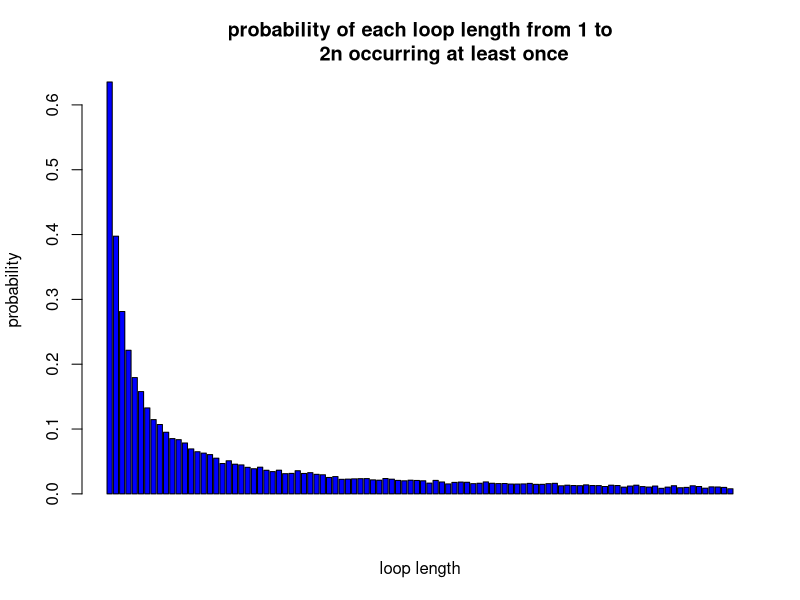

Generate this figure with R:





# Question 1

Pone <- function(n,k,strategy, nreps){ #A function to calculate the probability that one prisoner finds his number 
  #given n- number of tries(max number of boxes he can open), k-prisoner's number, the strategy and number of iterations
  N <- 2*n 
  results = rep(0,nreps)  #initialise vector of results
  if(strategy != 3){  #for strategies except strategy 3 (that is, 1 and 2)
    for(i in 1:nreps) {  #loop over nreps
      boxes = sample(1:N,N) #sample boxes
     #we have 2*n prisoners
      foundIt = 0 #initialise number of prisoners who found their numbers
      #loop over prisoners
        tries = 1
        if(strategy == 1){  #consider a strategy 1
          path = c(k) #keep track of the path of a prisoner
          inBox = boxes[k] # prisoner opens a box with his number
        }else if(strategy == 2){ #consider a strategy 2
          path = c(sample(1:N,1)) #sample random box  
          inBox = boxes[path]  #firstly prisoner opens a random box
        }
        while(tries <= n) { #prisoners can open at most n boxes
          path = c(path, inBox) 		#keep track of a path	 			
          if(inBox == k) { 	#check if the number inside of the box coincides with the prisoner's number		
            foundIt = foundIt + 1   #if yes then update foundIt
            break; 			} 
          else { 					
            inBox = boxes[inBox] 			} #if no, then follow this number in the next box
          tries = tries+1 		} 		 		#update number of tries
      
      results[i] = foundIt  #how many prisoners found their numbers
    }
  }else{ #strategy3
    for(i in 1:nreps) {
      inboxes <- sample(1:N,N)[1:n]
      results[i] <- match(k,inboxes)
      results <- length(results[which(is.na(results)== FALSE)])
    }       
  }
  
  prob = sum(results)/(nreps)
  
  return(prob)
}


# Question 2

Pall <- function(n, strategy, nreps){#A function to calculate the probability of all prisoners finding their numbers given #given n -number of tries(max of boxes they can open), the strategy and number of iterations
  N <- 2*n #number of prsioners
  results = rep(0,nreps) #initialising results to 0
  if(strategy != 3){ #consider a strategy different from 3, that is, strategies 1 and 2
    for(i in 1:nreps) { #loop over iterations
      boxes = sample(1:N,N) #sample boxes
      prisoners = 1:N #we have N prisoners
      foundIt = 0 #initialising number of prisoners who found their numbers to zero
      for(prisoner in prisoners) {#loop over all prisoners
        tries = 1 
        
        if(strategy == 1){ #consider strategy1
        path = c(prisoner) #keep track of a path of a prisoner
        inBox = boxes[prisoner] #prisoner opens the box with his number on it
        }else if(strategy == 2){ #consider strategy2
          path = c(sample(1:N,1)) #sample boxes
          inBox = boxes[path]#keep track of a path of a prisoner
        }
        
        while(tries <= n) { #while prisoner does not open at most n boxes
          path = c(path, inBox) #keep track of the path of a prisoner			 			
          if(inBox == prisoner) { 	#check if the card inside of a box coincides with the prisoner's number			
            foundIt = foundIt + 1 	#if yes, update	foundIt		
            break; 			} 
          else { 					
            inBox = boxes[inBox] 			} #if no, follow this number in the next box				
          tries = tries+1 		} 		#update tries 		
      }
      
      
      results[i] = foundIt #gives overall result of all prisoners who found their numbers 
    }
  }else{
    for(i in 1:nreps) {#loop over iterations
      prisoners <- 1:N #we have N prisoners
      temp <- numeric(N)
      
      for(j in prisoners){
        inboxes <- sample(1:N,N)[1:n]
        temp[j] <- match(j,inboxes)
      }
      temp <- na.omit(temp)
      results[i] <- N-length(attributes(temp)$na.action)
    }
    
    
  }
  
  prob = length(which(results==2*n))/nreps
  
  return(prob)
}



success_prob <- function(n,nreps){ 
  for (strategy in 1:3){ #loop over the strategies
    cat('In strategy', strategy,':',fill = TRUE)
    cat(" P(a single prisoner' success)=", {Pone(n,1,strategy,nreps)},fill = TRUE)
    cat(" P(all prisoner's success)=", {Pall(n,strategy,nreps)},fill = TRUE)
  }
}
success_prob(5,10000)
success_prob(50,10000)
# In strategy 1, the probability of all prisoners getting free is 30.63%, but in other two strategies, the probabilities that they will be free are 0.



# Question 6 

dloop <- function(n, nreps){ #creating the function dloop that takes number of boxes and number of iterations
  count_0 = rep(0, n*2) # initialise vector of length 2*n
  
  for (reps in 1:nreps){ #loop over nreps
    count_1 = rep(0, n*2) #initialise vector counting length of a loop 
    boxes = sample(n*2,n*2) #sample boxes 
    numbered_boxes <- boxes 
    
    iteration_num = c() #initialising vector of numbers we will perform iterations over
    for (k in 1:(2*n)){ #loop over 2*n boxes 
      cycles = c() 
      if ((k %in% iteration_num) == FALSE){  #check if k coincides with the numbers over which we perform iterations
        cycles = append(cycles, k) #if not then append this value to that loop
        next_box = boxes[k] #follow the prisoner's number in next box
        while (next_box != k){ #we append the next boxes to the cycle until in one of the boxes we find the prisoner's number
                               #if we find the number the cycle is closed and we are done
          cycles = append(cycles, next_box)
          next_box =numbered_boxes[next_box]
        }
        count_1[length(cycles)]=count_1[length(cycles)]+1 # count  number of boxes in cycles
        iteration_num = append(iteration_num, cycles)
      }
    }
    index_0 = grep(0, count_1)
    count_0[index_0]=count_0[index_0]+1
  }
  prob_0 <- count_0/nreps #probability of a non-repeated loops (0 time)
  prob_1 <- 1- prob_0 #probability of an each loop 1:2n at least once
  return(prob_1)
}

prob <- dloop(50, 10000) 
barplot(prob,ylab = 'probability',xlab = 'loop length',col = 'blue',main = 'probability of each loop length from 1 to
        2n occurring at least once') #displaying barplot of probabilities

1-sum(prob[51:100]) #probability that there is no loop length greater than 50 
